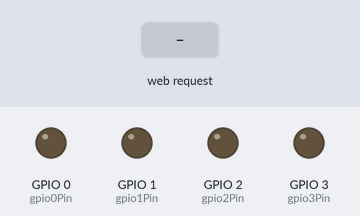
A sketch run on a simulated ESP8266 (NodeMCU). On the bench: output pins drawn as LEDs (lit = HIGH). Inputs (shaded band) come from the test bench. WiFi joins after 1.5 s; servers stay silent unless stated; what the sketch prints to the serial monitor is not drawn.

Above: at 2.7 s.
2.8 s: HTTP request GET /0/on received
At 3.4 s:
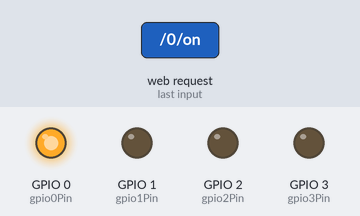
4.3 s: HTTP request GET /1/on received
At 5.5 s:
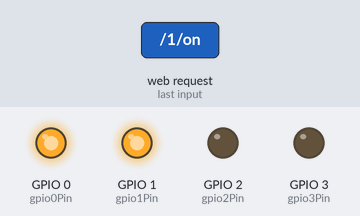
5.8 s: HTTP request GET /0/off received
At 6.8 s:
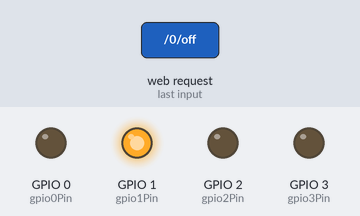
7.3 s: HTTP request GET /2/on received
At 8.0 s:
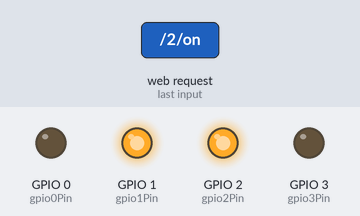
8.8 s: HTTP request GET /1/off received
At 9.1 s:
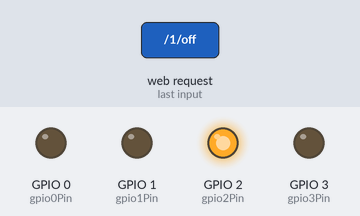
10.3 s: HTTP request GET /3/on received
At 11.4 s:
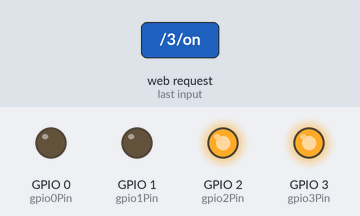
Timing chart, 0 to 12.8 s (numbered marks = the images above; inputs shaded):
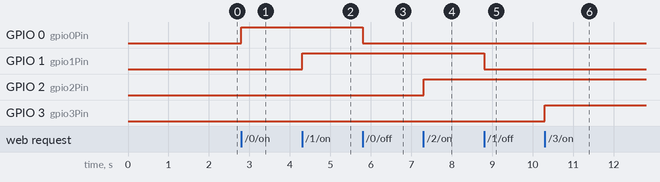

Measured:
- after the input at 2.8 s, GPIO 0 (gpio0Pin): LOW → HIGH at once
- after the input at 4.3 s, GPIO 1 (gpio1Pin): LOW → HIGH at once
- after the input at 5.8 s, GPIO 0 (gpio0Pin): HIGH → LOW at once
- after the input at 7.3 s, GPIO 2 (gpio2Pin): LOW → HIGH at once
- after the input at 8.8 s, GPIO 1 (gpio1Pin): HIGH → LOW at once
- after the input at 10.3 s, GPIO 3 (gpio3Pin): LOW → HIGH at once

The sketch:

Sprinkiler_Wifi_r1.ino
```cpp
/*********
  Rui Santos
  Complete project details at https://randomnerdtutorials.com
*********/

// Load Wi-Fi library
#include <ESP8266WiFi.h>

// Replace with your network credentials
const char* ssid     = "Ninja";
const char* password = "GOhnert2014";

// Set web server port number to 80
WiFiServer server(80);

// Variable to store the HTTP request
String header;

// Auxiliar variables to store the current output state
String gpio0PinState = "off";
String gpio1PinState = "off";
String gpio2PinState = "off";
String gpio3PinState = "off";


// Assign output variables to GPIO pins

  int gpio0Pin = 0;
  int gpio1Pin = 1;
  int gpio2Pin = 2;
  int gpio3Pin = 3;

void setup() {
 //GPIO 1 (TX) swap the pin to a TX.
  pinMode(1, FUNCTION_3);
//GPIO 3 (RX) swap the pin to a RX.
  pinMode(3, FUNCTION_3);

  Serial.begin(115200);
  // Initialize the output variables as outputs

  pinMode(gpio0Pin, OUTPUT);
  pinMode(gpio1Pin, OUTPUT);
  pinMode(gpio2Pin, OUTPUT);
  pinMode(gpio3Pin, OUTPUT);

  // Set outputs to LOW

  digitalWrite(gpio0Pin, LOW);
  digitalWrite(gpio1Pin, LOW);
  digitalWrite(gpio2Pin, LOW);
  digitalWrite(gpio3Pin, LOW);

  // Connect to Wi-Fi network with SSID and password
  Serial.print("Connecting to ");
  Serial.println(ssid);
  WiFi.begin(ssid, password);
  while (WiFi.status() != WL_CONNECTED) {
    delay(500);
    Serial.print(".");
  }
  // Print local IP address and start web server
  Serial.println("");
  Serial.println("WiFi connected.");
  Serial.println("IP address: ");
  Serial.println(WiFi.localIP());
  server.begin();
}

void loop(){
  WiFiClient client = server.available();   // Listen for incoming clients

  if (client) {                             // If a new client connects,
    Serial.println("New Client.");          // print a message out in the serial port
    String currentLine = "";                // make a String to hold incoming data from the client
    while (client.connected()) {            // loop while the client's connected
      if (client.available()) {             // if there's bytes to read from the client,
        char c = client.read();             // read a byte, then
        Serial.write(c);                    // print it out the serial monitor
        header += c;
        if (c == '\n') {                    // if the byte is a newline character
          // if the current line is blank, you got two newline characters in a row.
          // that's the end of the client HTTP request, so send a response:
          if (currentLine.length() == 0) {
            // HTTP headers always start with a response code (e.g. HTTP/1.1 200 OK)
            // and a content-type so the client knows what's coming, then a blank line:
            client.println("HTTP/1.1 200 OK");
            client.println("Content-type:text/html");
            client.println("Connection: close");
            client.println();

            // turns the GPIOs on and off
            if (header.indexOf("GET /0/on") >= 0) {
              Serial.println("GPIO 0 on");
              gpio0PinState = "on";
              digitalWrite(gpio0Pin, HIGH);
            } else if (header.indexOf("GET /0/off") >= 0) {
              Serial.println("GPIO 0 off");
             gpio0PinState = "off";
              digitalWrite(gpio0Pin, LOW);
            } else if (header.indexOf("GET /1/on") >= 0) {
              Serial.println("GPIO 1 on");
              gpio1PinState = "on";
              digitalWrite(gpio1Pin, HIGH);
            } else if (header.indexOf("GET /1/off") >= 0) {
              Serial.println("GPIO 1 off");
              gpio1PinState = "off";
              digitalWrite(gpio1Pin, LOW);
            } else if (header.indexOf("GET /2/on") >= 0) {
              Serial.println("GPIO 2 on");
              gpio2PinState = "on";
              digitalWrite(gpio2Pin, HIGH);
            } else if (header.indexOf("GET /2/off") >= 0) {
              Serial.println("GPIO 2 off");
              gpio2PinState = "off";
              digitalWrite(gpio2Pin, LOW);
            } else if (header.indexOf("GET /3/on") >= 0) {
              Serial.println("GPIO 3 on");
              gpio3PinState = "on";
              digitalWrite(gpio3Pin, HIGH);
            } else if (header.indexOf("GET /3/off") >= 0) {
              Serial.println("GPIO 3 off");
              gpio3PinState = "off";
              digitalWrite(gpio3Pin, LOW);
            }

            // Display the HTML web page
            client.println("<!DOCTYPE html><html>");
            client.println("<head><meta name=\"viewport\" content=\"width=device-width, initial-scale=1\">");
            client.println("<link rel=\"icon\" href=\"data:,\">");
            // CSS to style the on/off buttons
            // Feel free to change the background-color and font-size attributes to fit your preferences
            client.println("<style>html { font-family: Helvetica; display: inline-block; margin: 0px auto; text-align: center;}");
            client.println(".button { background-color: #195B6A; border: none; color: white; padding: 16px 40px;");
            client.println("text-decoration: none; font-size: 30px; margin: 2px; cursor: pointer;}");
            client.println(".button2 {background-color: #77878A;}</style></head>");
            //client.println(".button3 {background-color: #77878A;}</style></head>");
           // client.println(".button4 {background-color: #77878A;}</style></head>");

            // Web Page Heading
            client.println("<body><h1>ESP8266 Web Server</h1>");

            // Display current state, and ON/OFF buttons for GPIO 0
            client.println("<p>GPIO 0 - State " + gpio0PinState + "</p>");
            // If the output0State is off, it displays the ON button
            if (gpio0PinState=="off") {
              client.println("<p><a href=\"/0/on\"><button class=\"button\">ON</button></a></p>");
            } else {
              client.println("<p><a href=\"/0/off\"><button class=\"button button2\">OFF</button></a></p>");
            }

            // Display current state, and ON/OFF buttons for GPIO 1
            client.println("<p>GPIO 1 - State " + gpio1PinState + "</p>");
            // If the output4State is off, it displays the ON button
            if (gpio1PinState=="off") {
              client.println("<p><a href=\"/1/on\"><button class=\"button\">ON</button></a></p>");
            } else {
              client.println("<p><a href=\"/1/off\"><button class=\"button button2\">OFF</button></a></p>");
            }
            client.println("</body></html>");

            // Display current state, and ON/OFF buttons for GPIO 2
            client.println("<p>GPIO 2 - State " + gpio2PinState + "</p>");
            // If the output2State is off, it displays the ON button
            if (gpio2PinState=="off") {
              client.println("<p><a href=\"/2/on\"><button class=\"button\">ON</button></a></p>");
            } else {
              client.println("<p><a href=\"/2/off\"><button class=\"button button2\">OFF</button></a></p>");
            }

            // Display current state, and ON/OFF buttons for GPIO 3
            client.println("<p>GPIO 3 - State " + gpio2PinState + "</p>");
            // If the output4State is off, it displays the ON button
            if (gpio3PinState=="off") {
              client.println("<p><a href=\"/3/on\"><button class=\"button\">ON</button></a></p>");
            } else {
              client.println("<p><a href=\"/3/off\"><button class=\"button button2\">OFF</button></a></p>");
            }
            client.println("</body></html>");


            // The HTTP response ends with another blank line
            client.println();
            // Break out of the while loop
            break;
          } else { // if you got a newline, then clear currentLine
            currentLine = "";
          }
        } else if (c != '\r') {  // if you got anything else but a carriage return character,
          currentLine += c;      // add it to the end of the currentLine
        }
      }
    }
    // Clear the header variable
    header = "";
    // Close the connection
    client.stop();
    Serial.println("Client disconnected.");
    Serial.println("");
  }
}
```
